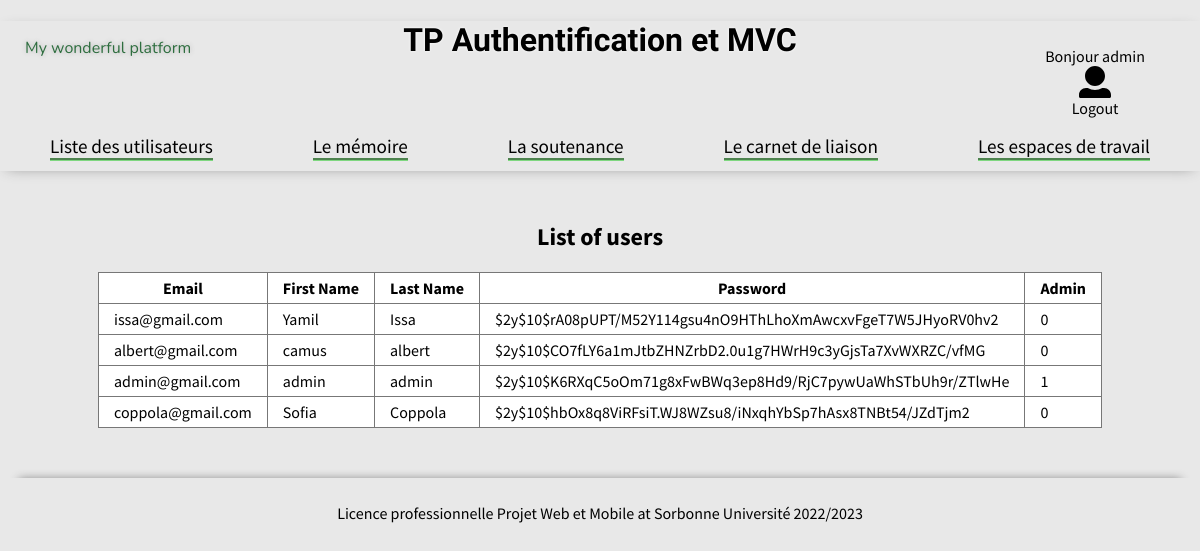
/index.php?ctrl=user&action=userList (signed in), run on the app's committed database.
### tables this page shows
CREATE TABLE IF NOT EXISTS `user` (
  `id` int(11) NOT NULL AUTO_INCREMENT,
  `email` varchar(45) NOT NULL,
  `password` varchar(300) NOT NULL,
  `firstName` varchar(45) NOT NULL,
  `lastName` varchar(45) NOT NULL,
  `adress` varchar(45) NOT NULL,
  `postalCode` varchar(45) NOT NULL,
  `city` varchar(45) NOT NULL,
  `role` int(1) NOT NULL,
  PRIMARY KEY (`id`)
);

### controller/UserController.php (called while the page is built, shortened)
<?php
class UserController
{
    private $userManager;
    public function __construct($db1)
    {
        require_once('./model/UserManager.php');
        $this->userManager = new UserManager($db1);
    }
    public function userList(){
        $users_tab = $this->userManager->findAll();
        $page = 'userList';
        require('./view/default.php');
   }
}

### index.php (called while the page is built, shortened)
<?php
   $pdoBuilder = new Connection();
   $db = $pdoBuilder->getDb();
   if (
       (isset($_GET['ctrl']) && !empty($_GET['ctrl'])) &&
       (isset($_GET['action']) && !empty($_GET['action']))
   ) {
       $action = $_GET['action'];
   } else {
       $ctrl = 'default';
       $action = 'display';
   }
   $controller = new $ctrl($db);
   $controller->$action();
?>

### model/UserManager.php (called while the page is built, shortened)
<?php
class UserManager
{
    private $db;
    public function __construct($db1)
    {
        $this->db = $db1;
    }
    public function findAll()
    {
        $req ="SELECT *  FROM user";
        $req = $this->db->query($req);
        $users_tabs = $req->fetchAll();
        return $users_tabs;
    }
}

### view/userList.php (the view)
<div>
    <h2 class="center">List of users</h2>
            <table class="">
            <tr>
                <th>Email</th>
                <th>First Name</th>
                <th>Last Name</th>
                <th>Password</th>
                <th>Admin</th>
            </tr>
            <?php
             foreach ($users_tab as $user) {
                $email = $user['email'];
                $firstName = $user['firstName'];
                $lastName = $user['lastName'];
                $password = $user['password'];
                $role = $user['role'];
            ?>
                            <tr>
                    <td><?= $email ?></td>
                    <td><?= $firstName ?></td>
                    <td><?= $lastName ?></td>
                    <td><?= $password ?></td>
                    <td><?= $role ?></td>
                </tr>
            <?php } ?>
            </table>
</div>

### view/header.php (shortened to what this page needs)
<!DOCTYPE html>
<html lang="fr">
    <head>
        <link href="view\style\general.css" rel="stylesheet" type="text/css">
        <link href="view\style\header-footer.css" rel="stylesheet" type="text/css">
        <link href="view\style\mainSection.css" rel="stylesheet" type="text/css">
    </head>
    <body>
<header>
    <div id="info-bar">
        <p>My wonderful platform</p>
    </div>
    <div id="banner-bloc">
        <h1>TP Authentification et MVC</h1>
    </div>
    <div id="account_bar">
                <div class="connection center">
                <?php if (isset($_SESSION['user'])) { ?> <div class="text">Bonjour <?php echo $_SESSION['user'] ?></div>  <?php } ?>
                <?php if (isset($_SESSION['user'])) { ?>
                    <a href="./index.php?ctrl=user&action=logout" class="no-deco" title="Login or create account">
                <i class="fas fa-user"></i>
                <div class="text">Logout</div>
            </a>
                <?php } ?>
        </div>
            </div>
    <ul id="menu_bar">
        <?php $path = ""; if(!isset($_SESSION['user'])) {$path = "unauthorized";}else{ $path = "userList"; } ?><a href="./index.php?ctrl=user&action=<?php echo $path; ?>" class="no-deco"><li>Liste des utilisateurs</li></a>
        <a href="./" class="no-deco"><li>Le mémoire</li></a>
        <a href="./" class="no-deco"><li>La soutenance</li></a>
        <a href="./" class="no-deco"><li>Le carnet de liaison</li></a>
        <a href="./" class="no-deco"><li>Les espaces de travail</li></a>
    </ul>
</header>

### view/default.php
<?php
 include_once "header.php" ?>
  <section id="main-section">
    <?php
    if (isset($page)) {
        if ($page == 'home') {
            require("./view/home.php");
        } else {
            require("./view/".$page.".php");
        }
    }
 ?>
 </section>
<?php include_once "footer.php" ?>
</body>
</html>

### view/footer.php
<footer>
    <p>
        Licence professionnelle Projet Web et Mobile at Sorbonne Université 2022/2023
    </p>
</footer>

### view/style/general.css (style rules this page uses)
.no-deco { text-decoration: none; color: inherit; }
.center { text-align: center; }
body { background-color: #e8e8e8; min-height: 100%; margin: 0; font-family: 'Source Sans Pro', sans-serif; }
a { color: #66AD66; }
h1 { font-family: 'Glegoo', serif; font-size: 2em; }
table { margin: auto; margin-bottom: 50px; background-color: #fff; border-collapse: collapse }
table td, table th { padding: 5px 15px; border: 1px solid #777; }

### view/style/header-footer.css (style rules this page uses)
header { position: relative; height: 130px; margin-bottom: 50px; padding: 0 50px; padding-bottom: 20px; box-shadow: 0 3px 14px -7px gray; }
header #banner-bloc { margin: auto; height: 100px; text-align: center; }
header #banner-bloc h1 { position: relative; text-shadow: 0px 0px 3px #fff; }
#info-bar { position: absolute; top: 0; left: 0; padding: 25px; padding-top: 0; height: 150px; width: 30%; color: #2e6e3f; text-shadow: 0 0 5px rgba(68, 68, 68, 0.3); font-family: 'Nunito', sans-serif; }
#account_bar { display: flex; justify-content: flex-end; flex-flow: row wrap; position: absolute; top: 0; right: 0; padding: 25px; height: 150px; width: 30%; }
#account_bar>div { margin: 0 30px; }
#account_bar>div svg { font-size: 2em; }
#menu_bar { display: flex; justify-content: space-around; flex-flow: row wrap; position: absolute; bottom: 10px; left: 0; margin: 0; padding: 0; width: 100%; }
#menu_bar li { display: inline-block; margin-top: 15px; text-align: center; font-size: 1.2em; color: #000; border-bottom: 3px groove #7fd780; }
footer { position: relative; height: 50px; margin-top: 50px; padding: 0 50px; padding-top: 20px; text-align: center; box-shadow: 0 -18px 10px -19px gray; }
footer>p { margin-top: 5px; }

### data on the page
user: email "issa@gmail.com", firstName "Yamil", lastName "Issa", password "$2y$10$rA08pUPT/M52Y114gsu4nO9HThLhoXmAwcxvFgeT7W5JHyoRV0hv2", role "0"
user: email "albert@gmail.com", firstName "camus", lastName "albert", password "$2y$10$CO7fLY6a1mJtbZHNZrbD2.0u1g7HWrH9c3yGjsTa7XvWXRZC/vfMG", role "0"
user: email "admin@gmail.com", firstName "admin", lastName "admin", password "$2y$10$K6RXqC5oOm71g8xFwBWq3ep8Hd9/RjC7pywUaWhSTbUh9r/ZTlwHe", role "1"
user: email "coppola@gmail.com", firstName "Sofia", lastName "Coppola", password "$2y$10$hbOx8q8ViRFsiT.WJ8WZsu8/iNxqhYbSp7hAsx8TNBt54/JZdTjm2", role "0"

### other printed values
$_SESSION['user'] "admin"
